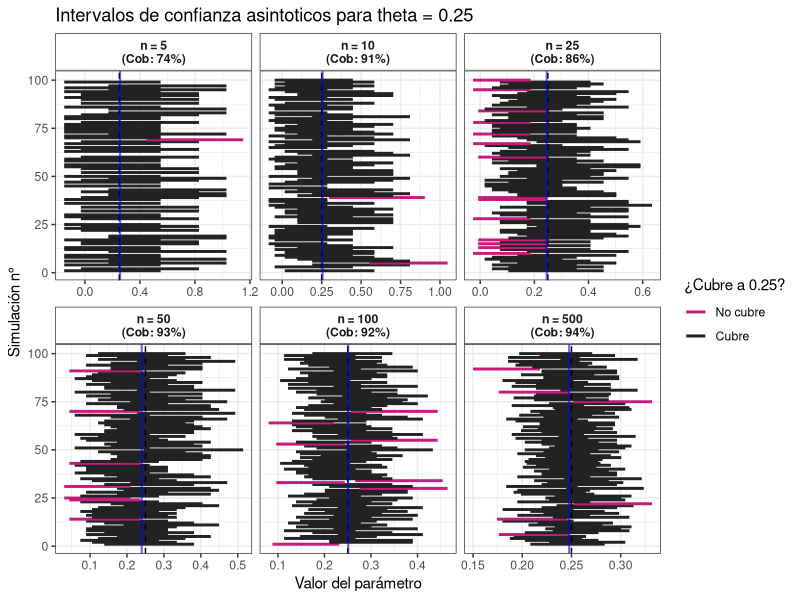

Write R code to recreate this figure.
# --------------------- Trabajo practico IECD, simulaciones --------------------
# Sección de comentarios:
#  - LU mas chico entre los tres integrantes: 786
#  - La idea es modularizar lo mas posible el codigo
#  - Vamos a intentar generalizar los procedimientos, para que sea simple cambiar los parametros que estan involucrados


# ------------------------------- Sección 1 ------------------------------------
# Vamos a crear el metodo de la simulación requerida para la primera sección del trabajo.
#
# Los inputs del metodo son:
#  - theta: es el valor real para el cual vamos a hacer la simulacion
#  - n: tamaño de la muestra
#  - N: cantidad de intervalos que vamos a generar
# Los outputs son:
#  - intervalos: conjunto de los intervalos obtenidos, con estos mismos podemos graficar el cubrimiento

library(ggplot2)
library(dplyr)

set.seed(786)

simulacion_1 = function(theta, n, alpha, N) {
  inf = numeric(N)
  sup = numeric(N)
  cubre = logical(N)
  centro = numeric(N)
  
  for (i in 1:N) {
    muestras = rbinom(n, 1, theta)
    t_p = mean(muestras)
    z_a = qnorm(1 - alpha/2)
    err = sqrt(t_p*(1-t_p)/n) * z_a
    
    inf[i] = t_p - err
    sup[i] = t_p + err
    centro[i] = t_p # El centro del intervalo de Wald es p_sombrero
    cubre[i] = theta >= inf[i] && theta <= sup[i]
  }
  
  return(data.frame(simulacion = 1:N, inf = inf, sup = sup, cubre = cubre, centro = centro))
}

datos_totales = data.frame()

for (i in c(5,10,25,50,100,500)) {
  intervalos = simulacion_1(0.25, i, 0.05, 100)
  
  cob = mean(intervalos$cubre) * 100
  intervalos$n = i
  intervalos$n_label = paste0("n = ", i, "\n(Cob: ", cob, "%)")
    
  datos_totales = rbind(datos_totales, intervalos)
}

# Ordeno para que los graficos aparezcan de menor a mayor n
datos_totales$n_label = reorder(datos_totales$n_label, datos_totales$n)

medias_resumen = datos_totales %>%
  group_by(n_label) %>%
  summarise(media_del_centro = mean(centro))

# Grafico en conjunto todos los datos
ggplot(datos_totales, aes(y = simulacion, x = inf, xend = sup, color = cubre)) +
  
  # Dibujamos los intervalos obtenidos en la simulación
  geom_segment(aes(x = inf, xend = sup, yend = simulacion), linewidth = 1) +
    
  # La linea punteada negra es el valor real de theta
  geom_vline(xintercept = 0.25, linetype = "dashed", color = "black") +
  
  # La linea solida azul es la media del punto medio de los intervalos para cada n
  geom_vline(data = medias_resumen, aes(xintercept = media_del_centro), 
             color = "blue", linetype = "solid", linewidth = 0.7, alpha = 0.6) +
  
  # Color para identificar si cubre o no al valor real de theta
  scale_color_manual(values = c("#C51B7D", "#222222"), labels = c("No cubre", "Cubre")) +
    
  # Se separan los graficos en función de n
  facet_wrap(~ n_label, scales = "free_x") +
  
  # Labels del grafico
  labs(
    title = "Intervalos de confianza asintoticos para theta = 0.25",
    x = "Valor del parámetro",
    y = "Simulación n°",
    color = "¿Cubre a 0.25?"
  ) +
  
  # Temas utilizados, fondo blanco.
  theme_bw() +
  theme(
    strip.background = element_rect(fill = "white"), # Fondo blanco en los títulos de los paneles
    strip.text = element_text(face = "bold") # Negrita en los títulos de los paneles
  )

datos_totales
